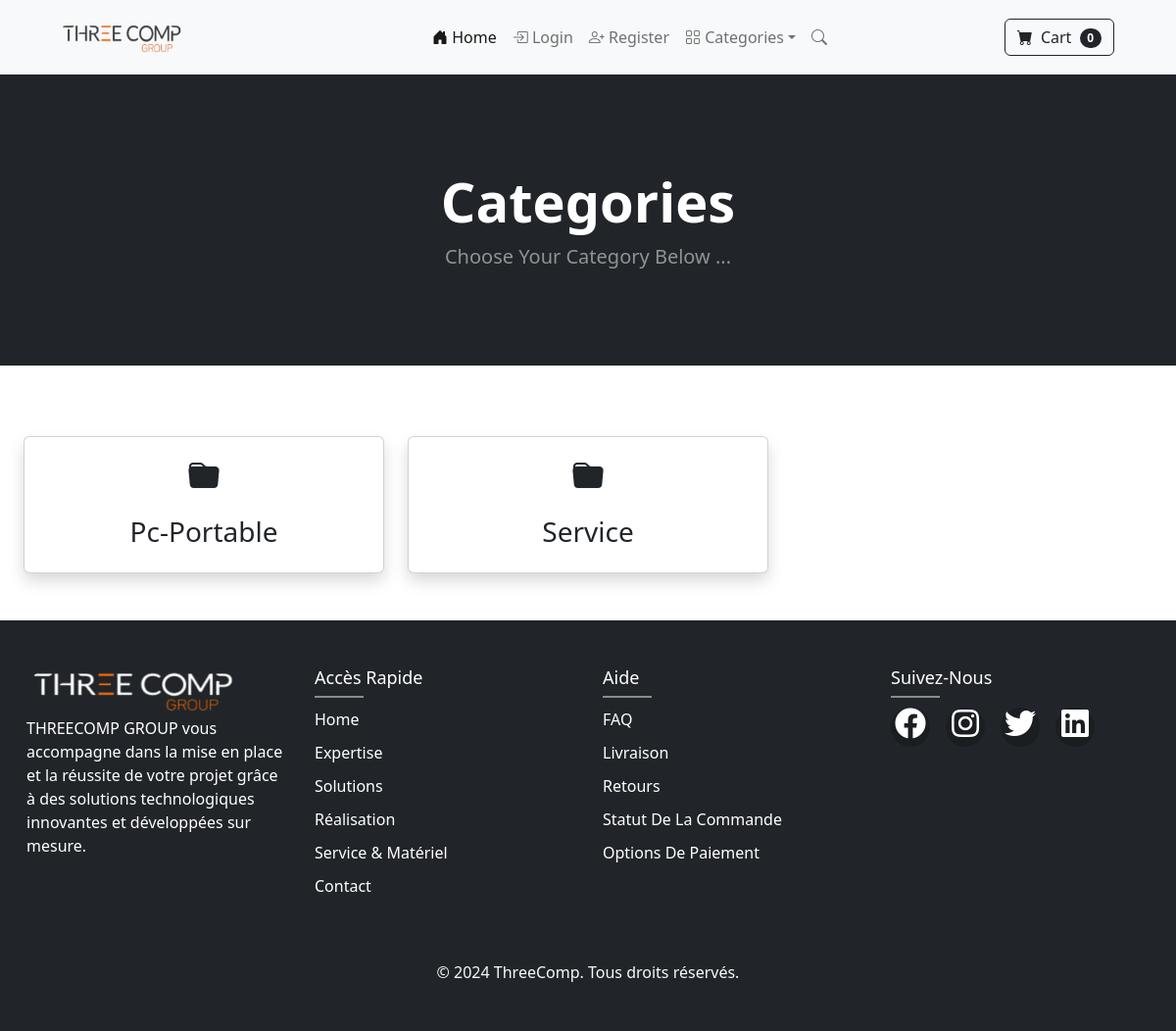
The app's page /category_summary/, older data.
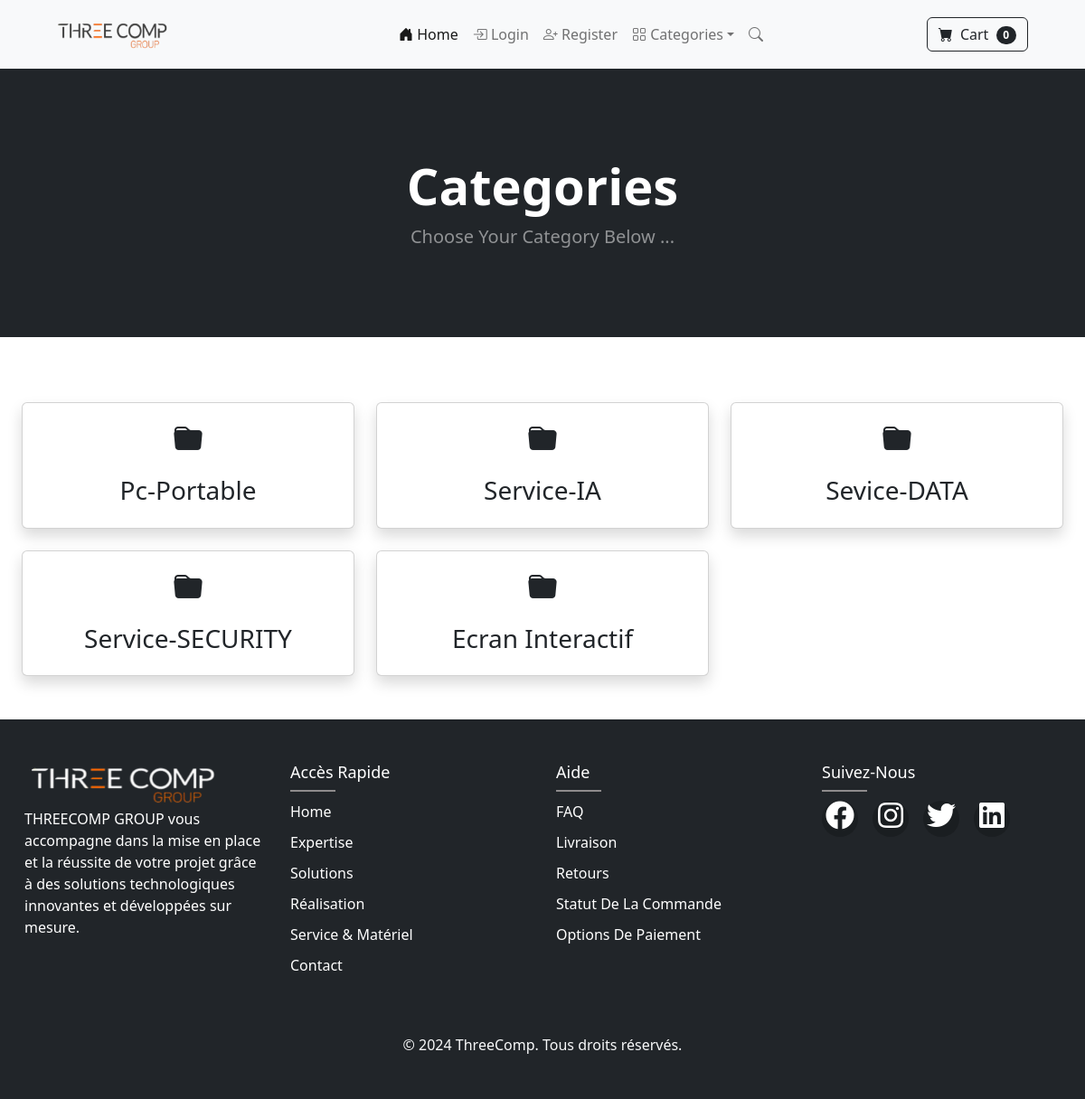
The same page, newer data.
### Ecommerce_Website/models.py (models this page shows)
class categories(models.Model):
    name_cat = models.CharField(max_length=100)
    img_cat = models.ImageField(upload_to='categorie/',blank=True)
    def __str__(self):
        return self.name_cat
    class Meta:
        verbose_name_plural = 'Categories'

### Ecommerce_Website/views.py (the view)
# urls.py: path('category_summary/', views.category_summary, name='category_summary'),
def category_summary(request):
    category = categories.objects.all()
    return render(request, 'Ecom/category_summary.html',{'category': category})

### cart/cart.py (called while the page is built)
    def __len__(self):
        return len(self.cart)

### cart/context_processors.py (called while the page is built)
def cart(request):
    return {'cart': Cart(request)}

### Templates/Ecom/category_summary.html
{% extends 'Ecom/base.html' %}
{% load static %}
{% block content %}
    <header class="bg-dark py-5">
        <div class="container px-4 px-lg-5 my-5">
            <div class="text-center text-white">
                <h1 class="display-4 fw-bolder">Categories</h1>
                <p class="lead fw-normal text-white-50 mb-0">Choose Your Category Below ...</p>
            </div>
        </div>
    </header>
    <div class="container my-5">
        <div class="row row-cols-1 row-cols-md-3 g-4">
            {% for cat in category %}
            <div class="col">
                <div class="card h-100 text-center shadow">
                    <div class="card-body">
                        <i class="bi bi-folder-fill" style="font-size: 2rem;"></i>
                        <h3 class="card-title mt-3">
                            <a href="{% url 'category' cat %}" class="text-decoration-none text-dark">{{ cat }}</a>
                        </h3>
                    </div>
                </div>
            </div>
            {% endfor %}
        </div>
    </div>
{% endblock content %}

Row changes from the older to the newer data that the page shows:
removed categories: name_cat "Service"
added categories: name_cat "Service-IA"
added categories: name_cat "Sevice-DATA"
added categories: name_cat "Service-SECURITY"
added categories: name_cat "Ecran Interactif"
